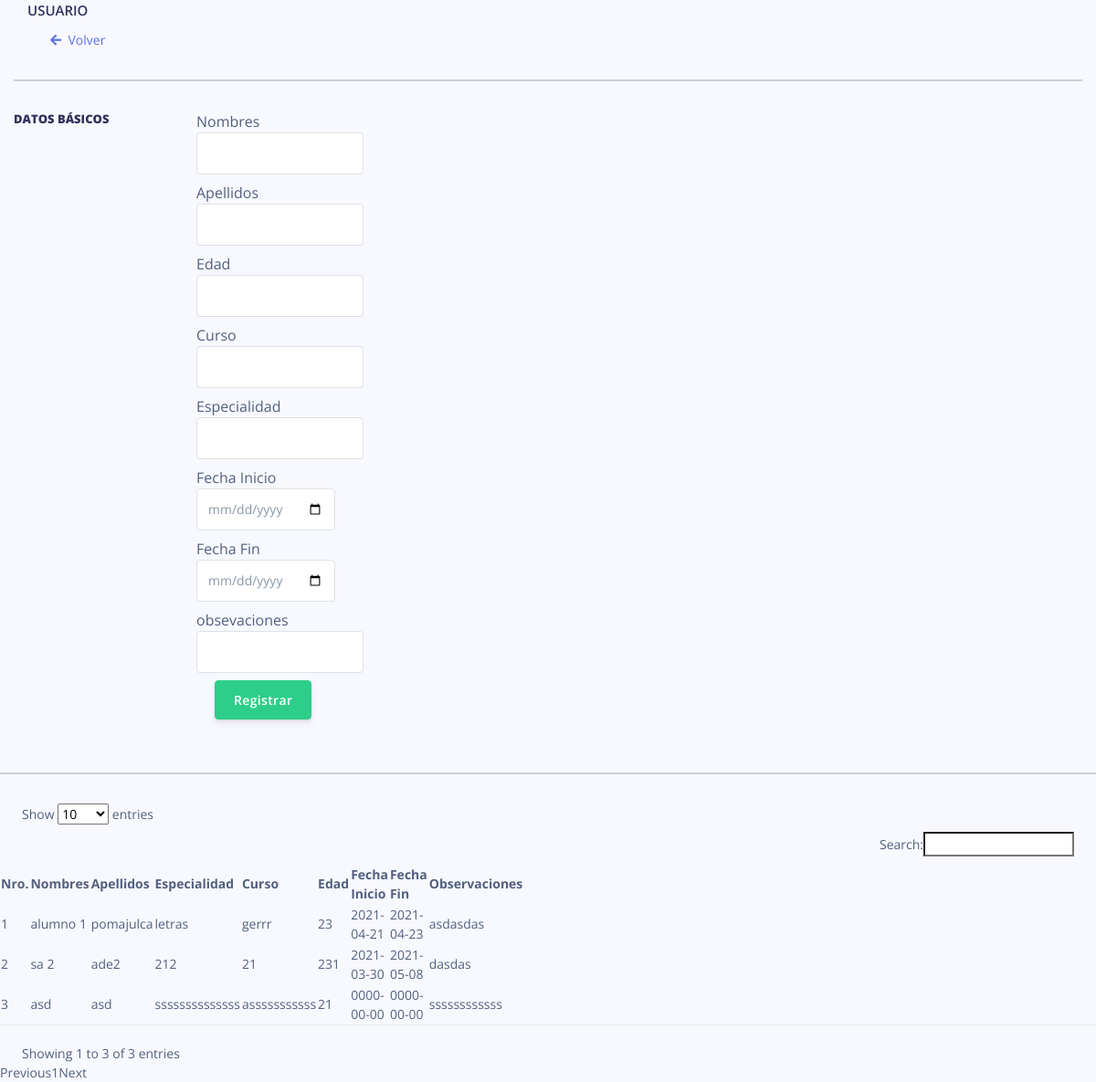
The page /pruebas.php?id_pro=2 on the database its author committed.
### tables this page shows
CREATE TABLE `alumno` (
  `id_alum` int(11) NOT NULL,
  `nombres` varchar(225) DEFAULT NULL,
  `apellidos` varchar(225) DEFAULT NULL,
  `edad` int(3) DEFAULT NULL,
  `fecha_inicio` date DEFAULT NULL,
  `fecha_fin` date DEFAULT NULL,
  `curso` varchar(225) DEFAULT NULL,
  `especialidad` varchar(223) DEFAULT NULL,
  `obsevaciones` varchar(500) DEFAULT NULL,
  `profesor` int(11) DEFAULT NULL
);

### pruebas.php (the view, shortened to what this page needs)
<?php
require_once('conexion.php');
$id_pro = $_GET['id_pro'];
$registro = $servidor->query("SELECT * FROM alumno where profesor = '$id_pro' ");
?>
<!DOCTYPE html>
<html lang="en">
<head>
    <link rel="stylesheet" href="https://use.fontawesome.com/releases/v5.15.2/css/all.css" />
    <link rel="stylesheet" href="css/mdb.min.css" />
  <link rel="stylesheet" href="assets/vendor/nucleo/css/nucleo.css" type="text/css">
  <link rel="stylesheet" href="assets/vendor/@fortawesome/fontawesome-free/css/all.min.css" type="text/css">
  <link rel="stylesheet" href="assets/css/argon.css?v=1.2.0" type="text/css">
</head>
<body>
    <div class="container-fluid">
  <div class="col-lg-8">
    <h4>USUARIO <strong class="color-blue"></strong></h4>
  </div>
  <div class="col-lg-4 mb-12"><a class="button alert radius right" href="reporte_pinesLibros.php"><i class="fa fa-arrow-left fa-1x"></i>&nbsp; Volver</a></div>
  <hr />
  <div class="row">
    <div class="col-lg-2">
      <h5><strong class="color-blue">DATOS BÁSICOS</span></strong></h5>
    </div>
    <div class="col-lg-10 columns">
      <form  method="get">
        <label>Nombres
          <input type="text" class="form-control" name="nombres" id="nombres" value="" required >
        </label>
        <br>
        <label>Apellidos
          <input type="text" class="form-control" name="apellidos" id="apellidos" value="" required >
        </label>
        <br>
        <label>Edad
          <input type="number" class="form-control" name="edad" id="edad" value="" required >
        </label>
        <br>
        <label>Curso
          <input type="text" class="form-control" name="curso" id="curso" value="" required >
        </label>
        <br>
        <label>Especialidad
          <input type="text" class="form-control" name="especialidad" id="especialidad" value="" required >
        </label>
        <br>
        <label>Fecha Inicio
          <input type="date" class="form-control" name="fecha_inicio" id="fecha_inicio" value="" required >
        </label>
        <br>
        <label>Fecha Fin
          <input type="date" class="form-control" name="fecha_fin" id="fecha_fin" value="" required >
        </label>
        <br>
        <label>obsevaciones
          <input type="text" class="form-control" name="obsevaciones" id="obsevaciones" value="" required >
        </label>
        <br>
        <div class="form-check">
        <a href=""  id="upd-pin" class="btn btn-success radius mt-24 text-center">Registrar</a>
        </div>
        </form>
      <br>
    </div>
  </div>
</div>
<hr>
<table id="usuarios" class="table-responsive" >
    <thead>
      <tr style="height:40px">
          <th style="width:20px">Nro.</th>
        <th style="width:20px">Nombres</th>
        <th style="width:20px">Apellidos </th>
        <th style="width:20px">Especialidad</th>
        <th style="width:20px">Curso</th>
        <th style="width:20px">Edad</th>
        <th style="width:20px">Fecha Inicio</th>
        <th style="width:20px">Fecha Fin</th>
        <th style="width:20px">Observaciones</th>
                    </tr>
                </thead>
                <tbody>
                <?php $posicion=1; foreach ($registro as $show){
              ?>
                  <tr>
                    <td><?php echo $posicion; $posicion++?></td>
                    <td><?php echo $show['nombres']?></td>
                    <td><?php echo $show['apellidos']?></td>
                    <td><?php echo $show['especialidad']?></td>
                    <td><?php echo $show['curso']?></td>
                    <td><?php echo $show['edad']?></td>
                    <td><?php echo $show['fecha_inicio']?></td>
                    <td><?php echo $show['fecha_fin']?></td>
                    <td><?php echo $show['obsevaciones']?></td>
      </tr>
      <?php }?>
    </tbody>
    </table>
</body>
</html>

### rows shown on the page
alumno: nombres "alumno 1", apellidos "pomajulca", especialidad "letras", curso "gerrr", edad "23", fecha_inicio "2021-04-21", fecha_fin "2021-04-23", obsevaciones "asdasdas"
alumno: nombres "sa 2", apellidos "ade2", especialidad "212", curso "21", edad "231", fecha_inicio "2021-03-30", fecha_fin "2021-05-08", obsevaciones "dasdas"
alumno: nombres "asd", apellidos "asd", especialidad "ssssssssssssss", curso "asssssssssss", edad "21", fecha_inicio "0000-00-00", fecha_fin "0000-00-00", obsevaciones "ssssssssssss"
